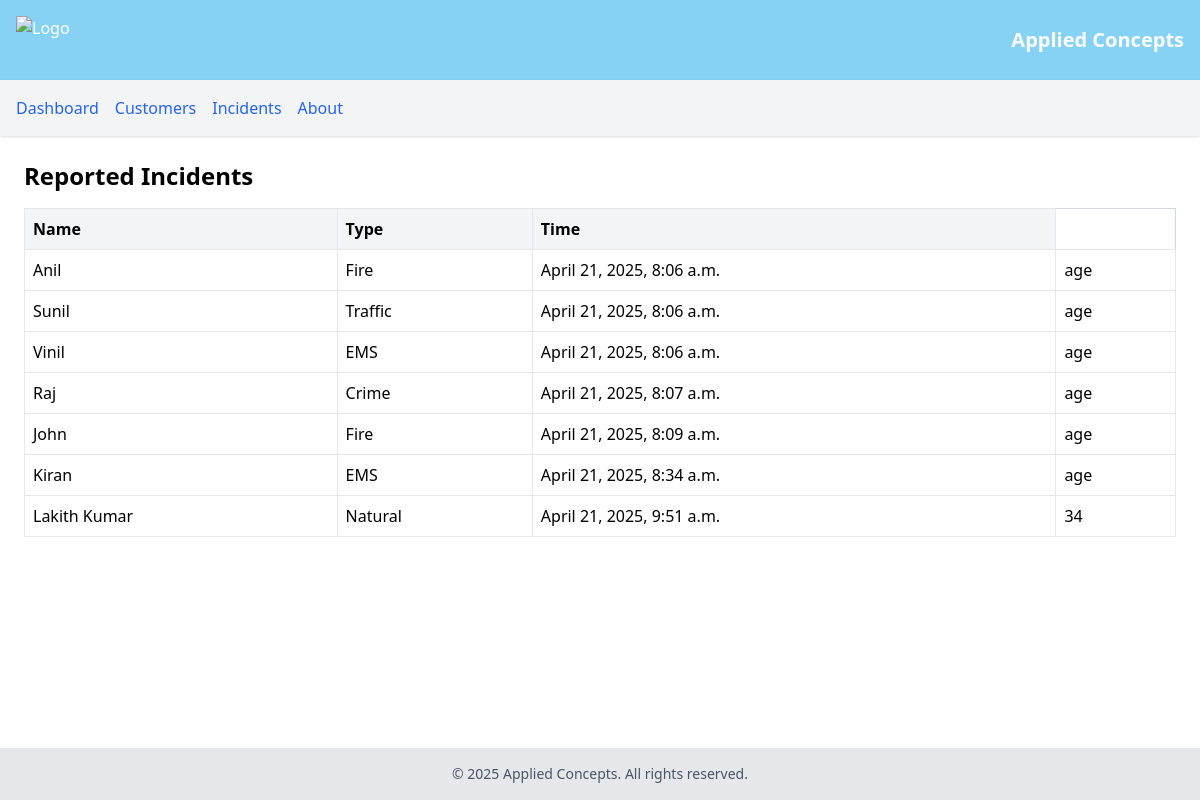
The app's page /customers/ with its own data.
### navmain/models.py (models this page shows, shortened)
class Incident(models.Model):
    INCIDENT_TYPES = [
        ('fire', 'Fire'),
        ('ems', 'EMS'),
        ('traffic', 'Traffic'),
        ('crime', 'Crime'),
        ('natural','Natural')
    ]
    name = models.CharField(max_length=50)
    location = models.CharField(max_length=50)
    incident_type = models.CharField(max_length=10, choices=INCIDENT_TYPES)
    description = models.TextField()
    age= models.CharField(max_length=2)
    timestamp = models.DateTimeField(auto_now_add=True)

### navmain/views.py (the view)
# urls.py: path('customers/', views.customers, name='customers'),
def customers(request):
    incidents = Incident.objects.all().order_by('timestamp')
    context = {
        "incidents": incidents
    }
    return render(request, 'navmain/customers.html', context=context)

### navmain/templates/navmain/customers.html (shortened to what this page needs)
{% extends 'navmain/base.html' %}
{% block content %}
<h2 class="text-2xl font-bold mb-4">Reported Incidents</h2>
<table class="min-w-full table-auto border-collapse border border-gray-300">
    <thead class="bg-gray-100">
        <tr>
            <th class="border p-2 text-left">Name</th>
            <th class="border p-2 text-left">Type</th>
            <th class="border p-2 text-left">Time</th>
        </tr>
    </thead>
    <tbody>
        {% for incident in incidents %}
        <tr>
            <td class="border p-2">{{ incident.name }}</td>
            <td class="border p-2">{{ incident.get_incident_type_display }}</td>
            <td class="border p-2">{{ incident.timestamp }}</td>
            <td class="border p-2">{{ incident.age }}</td>
        </tr>
        {% empty %}
        <tr>
            <td colspan="3" class="border p-2 text-center">No incidents yet.</td>
        </tr>
        {% endfor %}
    </tbody>
</table>
{% endblock %}

### navmain/templates/navmain/base.html (shortened to what this page needs)
<!DOCTYPE html>
<html lang="en">
<head>
    <script src="https://cdn.tailwindcss.com"></script>
</head>
<body class="flex flex-col min-h-screen">
    <header class="bg-sky-500/50 text-white p-4 flex items-center justify-between">
        <img src="https://www.freepnglogos.com/uploads/company-logo-png/company-logo-transparent-png-19.png" alt="Logo" class="h-12">
        <h1 class="text-xl font-bold">Applied Concepts</h1>
    </header>
    <nav class="bg-gray-100 shadow p-4">
        <ul class="flex space-x-4">
            <li><a href="{% url 'dashboard' %}" class="text-blue-600 hover:underline">Dashboard</a></li>
            <li><a href="{% url 'customers' %}" class="text-blue-600 hover:underline">Customers</a></li>
            <li><a href="{% url 'incidents' %}" class="text-blue-600 hover:underline">Incidents</a></li>
            <li><a href="{% url 'about' %}" class="text-blue-600 hover:underline">About</a></li>
        </ul>
    </nav>
    <main class="flex-grow p-6">
        {% block content %}
        {% endblock %}
    </main>
    <footer class="bg-gray-200 p-4 text-center text-sm text-gray-600">
        &copy; 2025 Applied Concepts. All rights reserved.
    </footer>
</body>
</html>

### records on screen
Incident: name "Anil", incident_type "Fire", timestamp "April 21, 2025, 8:06 a.m.", age "age"
Incident: name "Sunil", incident_type "Traffic", timestamp "April 21, 2025, 8:06 a.m.", age "age"
Incident: name "Vinil", incident_type "EMS", timestamp "April 21, 2025, 8:06 a.m.", age "age"
Incident: name "Raj", incident_type "Crime", timestamp "April 21, 2025, 8:07 a.m.", age "age"
Incident: name "John", incident_type "Fire", timestamp "April 21, 2025, 8:09 a.m.", age "age"
Incident: name "Kiran", incident_type "EMS", timestamp "April 21, 2025, 8:34 a.m.", age "age"
Incident: name "Lakith Kumar", incident_type "Natural", timestamp "April 21, 2025, 9:51 a.m.", age "34"
